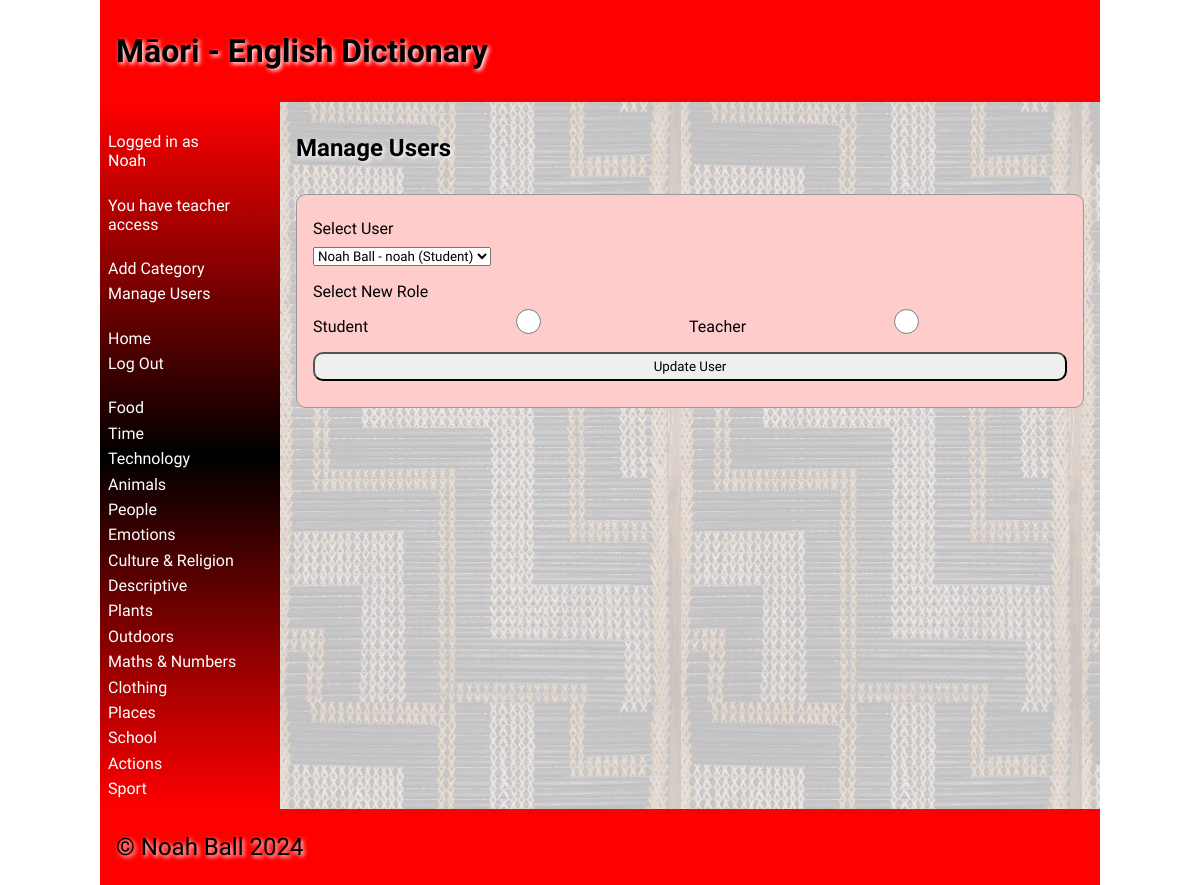
The app's page /manage-users (signed in), older data.
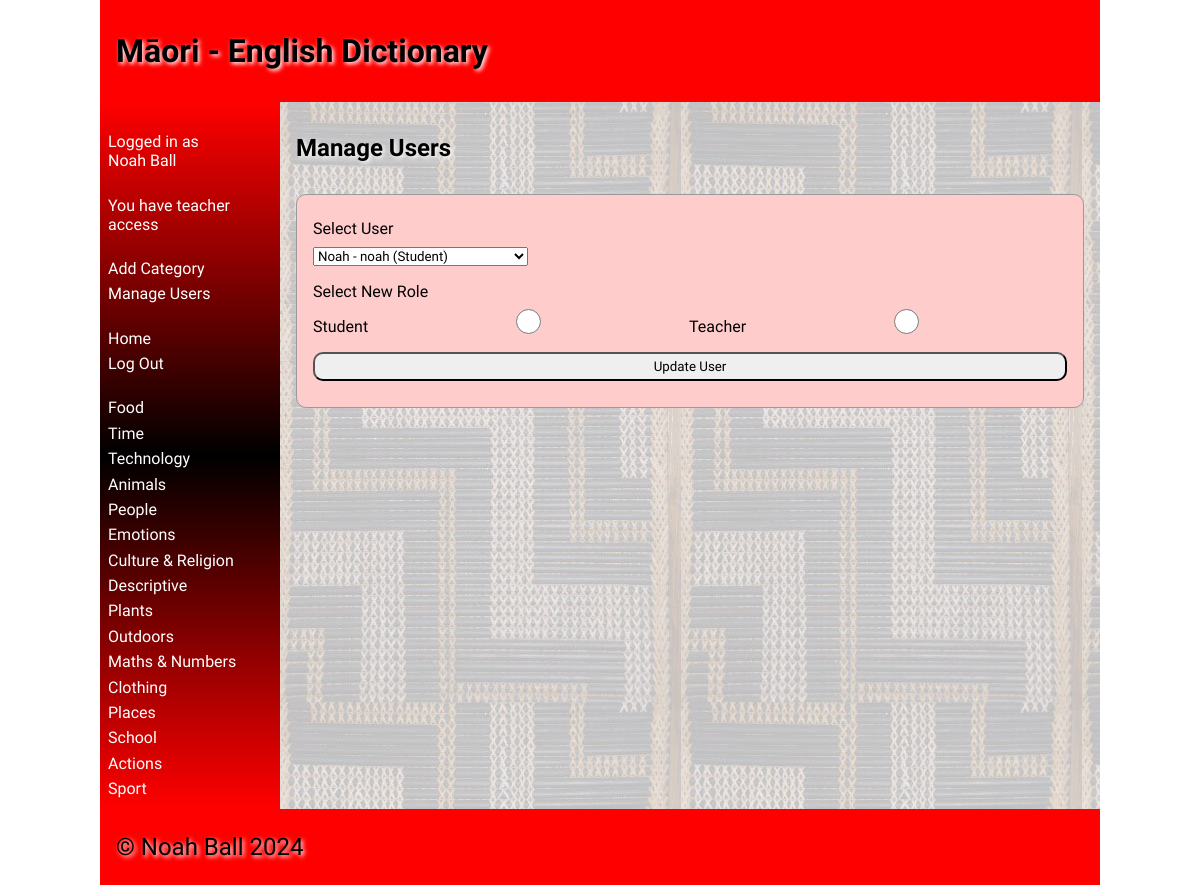
The same page, newer data.
### tables this page shows
CREATE TABLE user
(
    id       integer
        constraint user_pk
            primary key autoincrement,
    name     varchar(30),
    username varchar(16),
    password varchar(64),
    type     integer
);

### routes/pages.py (the view, shortened to what this page needs)
def manage_users_page():
    if not helpers.user_authenticated():  # Check if the user is logged in
        return redirect('/login')  # If not, redirect to the login page
    if session['user_type'] != 2:  # Check if the user is a teacher
        return redirect(
            '/?error=You+do+not+have+permission+to+manage+users.')  # If not, redirect to the home page with an error message
    users = db.run_query("SELECT id, name, username, type FROM user", (), True, False)
    for i in range(len(users)):
        if users[i][3] == 1:
            users[i] = users[i] + ("Student",)
        elif users[i][3] == 2:
            users[i] = users[i] + ("Teacher",)
        else:
            users[i] = users[i] + ("Unknown",)
    categories = helpers.get_categories()
    return render_template('manage_users.html', users=users, error=request.args.get("error"), categories=categories)

### lib/db.py (called while the page is built)
def create_connection(db_file):
    try:  # Try/except block to handle exceptions
        connection = sqlite3.connect(db_file)  # Create a connection to the database
        return connection  # Return the connection
    except sqlite3.Error as e:
        print(e)  # Print the error (if one is caught)
    return None

def run_query(query: str, params: tuple, multiple: bool, commit: bool):
    conn = create_connection(globals.DATABASE_FILE)  # Create a connection to the database
    cur = conn.cursor()  # Create a cursor object
    cur.execute(query, params)  # Execute the query
    if commit:  # If the query requires a commit
        conn.commit()  # Commit the query
    if multiple:  # If the query returns multiple rows
        result = cur.fetchall()  # Retrieve all rows
    else:  # If the query returns a single row
        result = cur.fetchone()  # Retrieve the row
    conn.close()  # Close the connection
    return result  # Return the result

### lib/helpers.py (called while the page is built)
def get_categories():
    categories = db.run_query("SELECT id, name FROM category", (), True, False)
    return categories

def user_authenticated():
    return 'user_id' in session

### templates/manage_users.html (shortened to what this page needs)
{% extends 'base.html' %}
{% block heading %}Māori - English Dictionary{% endblock %}
{% block main %}
    <h2>Manage Users</h2>
    <form action="/manage-users" method="post">
    <div class="dataForm">
        <p>Select User</p>
        <select name="user_id" id="user_id" required>
            {% for user in users %}
                <option value="{{ user[0]|string }}">{{ user[1] }} - {{ user[2] }} ({{ user[4] }})</option>
            {% endfor %}
        </select>
        <p style="margin-top: 0.5rem">Select New Role</p>
        <div style="display: flex; justify-content: center; margin-bottom: 0.5rem">
            <p>Student</p>
            <input type="radio" id="role" name="user_type" value="1" required>
            <p>Teacher</p>
            <input type="radio" id="role" name="user_type" value="2" required>
        </div>
        <input type="submit" value="Update User">
    </div>
    </form>
{% endblock %}

### templates/base.html (shortened to what this page needs)
<!doctype html>
<html lang="en">
<head>
    <link href="{{ url_for('static', filename='css/style.css') }}" rel="stylesheet">
</head>
<body>
<div id="container">
    <header>
        <h1>{% block heading %}{% endblock %}</h1>
    </header>
    <nav>
        <ul>
            {% if session["username"] %}
                <li><a>Logged in as<br>{{ session["name"] }}</a></li>
                <br>
                {% if session["user_type"] == 1 %}
                    <li><a>You have student access</a></li>
                {% elif session["user_type"] == 2 %}
                    <li><a>You have teacher access</a></li>
                    <br>
                    <li><a href="/add-category">Add Category</a></li>
                    <li><a href="/manage-users">Manage Users</a></li>
                {% endif %}
                <br>
                <li><a href="/">Home</a></li>
            {% endif %}
            {% if not session["user_id"] %}
                <li><a href="/login">Log In</a></li>
                <li><a href="/signup">Sign Up</a></li>
            {% else %}
                <li><a href="/logout">Log Out</a></li>
            {% endif %}
            <br>
            {% for category in categories %}
                <li><a href="/category/{{ category[0] }}">{{ category[1] }}</a></li>
            {% endfor %}
        </ul>
    </nav>
    <main>
        {% block main %}{% endblock %}
    </main>
    <footer>
        <p>
            &copy; Noah Ball 2024
        </p>
    </footer>
</div>
</body>
</html>

Row changes from the older to the newer data that the page shows:
now on this page (row edited): user: name "Noah Ball"
Text that changed along with them:
form field user_id: "Noah Ball - noah (Student)" → "Noah - noah (Student)"
{{ session["name"] }}: "Noah" → (not shown)
